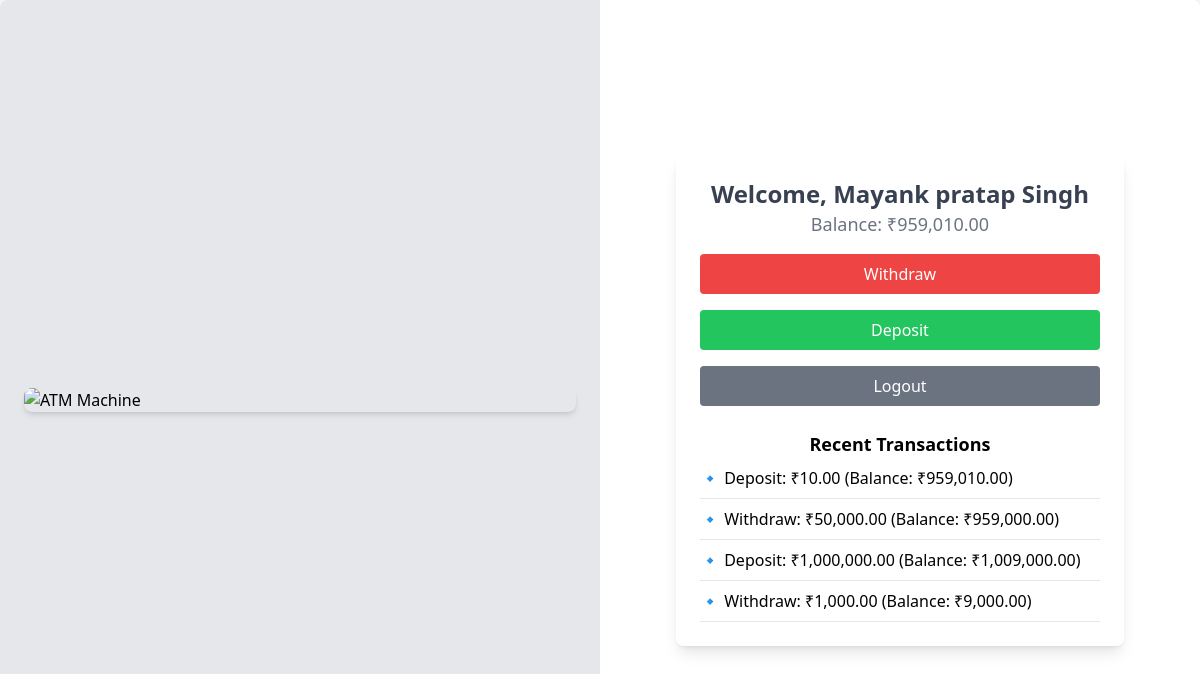
/dashboard.php (signed in), run on the app's committed database.
### tables this page shows
CREATE TABLE `users` (
  `id` int(11) NOT NULL,
  `name` varchar(100) NOT NULL,
  `phone` varchar(15) NOT NULL,
  `account_no` varchar(20) NOT NULL,
  `initial_amount` decimal(10,2) NOT NULL,
  `card_no` varchar(16) NOT NULL,
  `pin` varchar(6) NOT NULL,
  `face_image` text DEFAULT NULL,
  `face_descriptor` text DEFAULT NULL
);

CREATE TABLE `transactions` (
  `id` int(11) NOT NULL,
  `card_no` varchar(50) NOT NULL,
  `type` enum('withdraw','deposit') NOT NULL,
  `amount` decimal(10,2) NOT NULL,
  `balance` decimal(10,2) NOT NULL,
  `created_at` timestamp NOT NULL DEFAULT current_timestamp()
);

### dashboard.php (the view, shortened to what this page needs)
<?php
include "db.php";
$card_id = $_SESSION['card_no'];
$user_sql = "SELECT id, name, account_no, initial_amount FROM users WHERE card_no='$card_id'";
$result = mysqli_query($conn, $user_sql);
$user = mysqli_fetch_assoc($result);
$name = $user['name'];
$balance = $user['initial_amount'];
$transactions = mysqli_query($conn, "SELECT * FROM transactions WHERE card_no='$card_id' ORDER BY id DESC LIMIT 5");
?>
<!DOCTYPE html>
<html lang="en">
<head>
     <script src="https://cdn.tailwindcss.com"></script>
</head>
<body class="h-screen flex items-center justify-center bg-gray-100">
     <div class="bg-white shadow-lg rounded-lg flex flex-col md:flex-row w-full h-full overflow-hidden">
          <div class="md:w-1/2 w-full bg-gray-200 flex items-center justify-center p-6">
               <img src="Atm.jpg" alt="ATM Machine" class="w-full h-auto rounded-lg shadow-md object-cover">
          </div>
          <div class="md:w-1/2 w-full flex flex-col items-center justify-center p-8 bg-white">
               <div class="bg-white shadow-lg rounded-lg w-full max-w-md p-6 text-center">
                    <h2 class="text-2xl font-bold text-gray-700">Welcome, <?= htmlspecialchars($name) ?></h2>
                    <p class="text-lg text-gray-500">Balance: ₹<?= number_format($balance, 2) ?></p>
                    <button onclick="openModal('withdraw')" class="bg-red-500 text-white w-full py-2 mt-4 rounded">Withdraw</button>
                    <button onclick="openModal('deposit')" class="bg-green-500 text-white w-full py-2 mt-4 rounded">Deposit</button>
                    <a href="logout.php" class="bg-gray-500 text-white w-full py-2 mt-4 rounded block">Logout</a>
                    <h3 class="text-lg font-semibold mt-6">Recent Transactions</h3>
                    <ul class="text-left">
                         <?php while ($row = mysqli_fetch_assoc($transactions)) { ?>
                              <li class="border-b py-2">🔹 <?= ucfirst(htmlspecialchars($row['type'])) ?>: ₹<?= number_format($row['amount'], 2) ?> (Balance: ₹<?= number_format($row['balance'], 2) ?>)</li>
                         <?php } ?>
                    </ul>
               </div>
          </div>
     </div>
</body>
</html>

### data on the page
users: name "Mayank pratap Singh", initial_amount "959,010.00"
transactions: type "Deposit", amount "10.00", balance "959,010.00"
transactions: type "Withdraw", amount "50,000.00", balance "959,000.00"
transactions: type "Deposit", amount "1,000,000.00", balance "1,009,000.00"
transactions: type "Withdraw", amount "1,000.00", balance "9,000.00"
